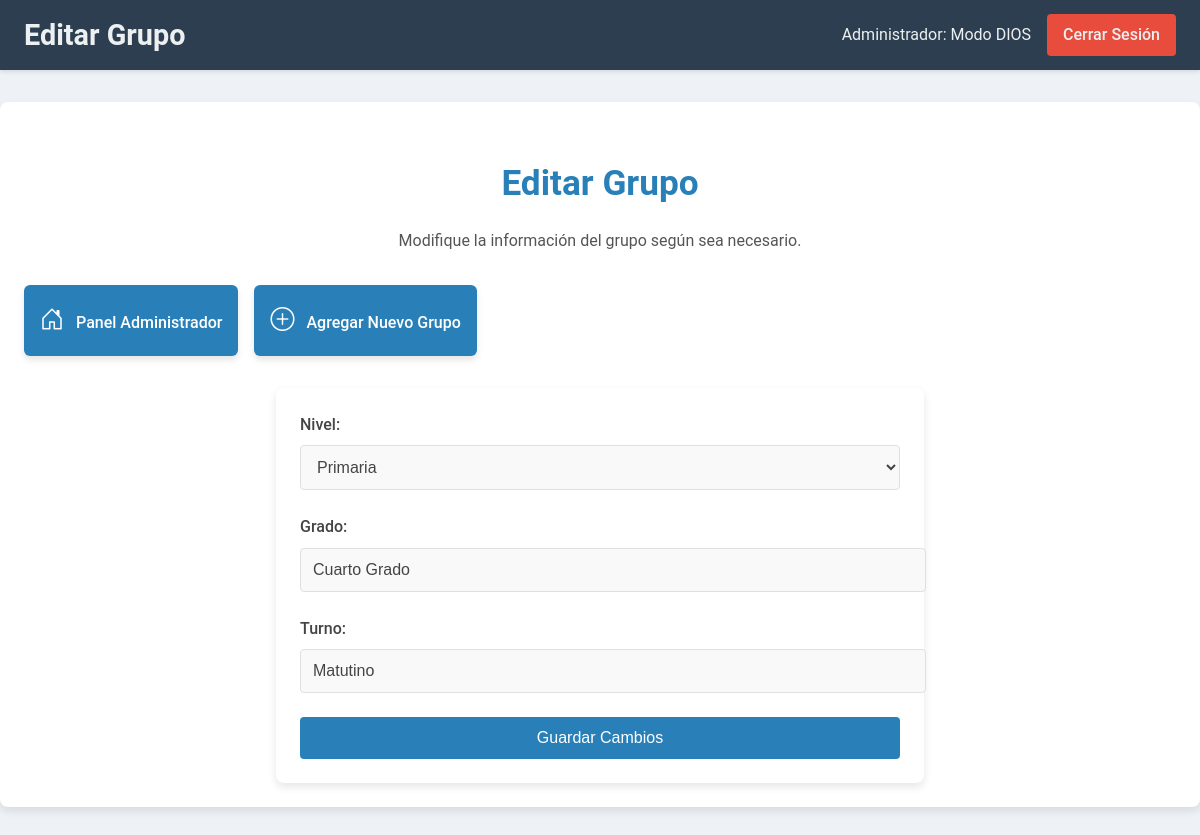
Screenshot of /administrador/editar_grupos.php?id=8 (signed in) with the database file from the repository.
### tables this page shows
CREATE TABLE `grupos` (
  `id_grupo` int(11) NOT NULL,
  `nivel_id` int(11) NOT NULL,
  `grado` varchar(20) NOT NULL,
  `turno` varchar(20) NOT NULL
);

CREATE TABLE `niveles` (
  `nivel_id` int(11) NOT NULL,
  `nivel_nombre` varchar(50) NOT NULL
);

### administrador/editar_grupos.php (the view, shortened to what this page needs)
<?php
require_once '../db.php';
$grupo_id = intval($_GET['id']);
try {
    $sql = "SELECT g.id_grupo, g.nivel_id, g.grado, g.turno, n.nivel_nombre
            FROM grupos g
            JOIN niveles n ON g.nivel_id = n.nivel_id
            WHERE g.id_grupo = :grupo_id";
    $stmt = $pdo->prepare($sql);
    $stmt->bindParam(':grupo_id', $grupo_id, PDO::PARAM_INT);
    $stmt->execute();
    $grupo = $stmt->fetch(PDO::FETCH_ASSOC);
    $niveles_query = "SELECT nivel_id, nivel_nombre FROM niveles";
    $niveles_stmt = $pdo->query($niveles_query);
    $niveles = $niveles_stmt->fetchAll(PDO::FETCH_ASSOC);
} catch (PDOException $e) {
    die("Error de base de datos: " . $e->getMessage());
} catch (Exception $e) {
    die("Error: " . $e->getMessage());
}
?>
<!DOCTYPE html>
<html lang="es">
<head>
    <link rel="stylesheet" href="CSS/editar_grupos.css">
    <link href="https://cdn.jsdelivr.net/npm/bootstrap-icons/font/bootstrap-icons.css" rel="stylesheet">
</head>
<body>
    <header class="navbar">
        <div class="navbar-container">
            <h1>Editar Grupo</h1>
            <div class="navbar-right">
                <span>Administrador: <?php echo htmlspecialchars($_SESSION['nombre']); ?></span>
                <a href="../logout.php" class="logout-button">Cerrar Sesión</a>
            </div>
        </div>
    </header>
    <main class="main-container">
        <section class="welcome-section">
            <h2>Editar Grupo</h2>
            <p>Modifique la información del grupo según sea necesario.</p>
        </section>
        <div class="button-container">
        <a href="administrador_dashboard.php" class="control-button">
            <i class="bi bi-house-door"></i>
            <span>Panel Administrador</span>
        </a>
        <a href="agregar_grupo.php" class="control-button">
            <i class="bi bi-plus-circle"></i>
            <span>Agregar Nuevo Grupo</span>
        </a>
    </div>
        <form action="" method="POST" class="form-container">
            <div class="form-group">
                <label for="nivel_id">Nivel:</label>
                <select name="nivel_id" id="nivel_id" required>
                    <?php foreach ($niveles as $nivel): ?>
                        <option value="<?php echo $nivel['nivel_id']; ?>"
                            <?php echo ($nivel['nivel_id'] == $grupo['nivel_id']) ? 'selected' : ''; ?>>
                            <?php echo htmlspecialchars($nivel['nivel_nombre']); ?>
                        </option>
                    <?php endforeach; ?>
                </select>
            </div>
            <div class="form-group">
                <label for="grado">Grado:</label>
                <input type="text" name="grado" id="grado" value="<?php echo htmlspecialchars($grupo['grado']); ?>" required>
            </div>
            <div class="form-group">
                <label for="turno">Turno:</label>
                <input type="text" name="turno" id="turno" value="<?php echo htmlspecialchars($grupo['turno']); ?>" required>
            </div>
            <button type="submit" class="form-submit">Guardar Cambios</button>
        </form>
    </main>
</body>
</html>

### administrador/CSS/editar_grupos.css (style rules this page uses)
body { margin: 0; padding: 0; font-family: 'Roboto', sans-serif; background-color: #eef2f6; color: #444; line-height: 1.6; }
.navbar { background-color: #2c3e50; color: #ecf0f1; padding: 0.75rem 1.5rem; box-shadow: 0 2px 4px rgba(0, 0, 0, 0.1); position: sticky; top: 0; z-index: 1000; }
.navbar-container { display: flex; justify-content: space-between; align-items: center; max-width: 1200px; margin: 0 auto; }
.navbar h1 { margin: 0; font-size: 1.8rem; font-weight: bold; color: #ecf0f1; }
.navbar-right { display: flex; align-items: center; }
.navbar-right span { margin-right: 1rem; font-size: 1rem; }
.logout-button { text-decoration: none; color: #ecf0f1; background-color: #e74c3c; padding: 0.5rem 1rem; border-radius: 4px; font-weight: 500; border: none; transition: background-color 0.3s ease; cursor: pointer; }
.main-container { max-width: 1200px; margin: 2rem auto; padding: 1.5rem; background-color: #ffffff; border-radius: 8px; box-shadow: 0 4px 8px rgba(0, 0, 0, 0.1); }
.welcome-section { text-align: center; margin-bottom: 2rem; }
.welcome-section h2 { font-size: 2.2rem; margin-bottom: 0.5rem; color: #2980b9; }
.welcome-section p { font-size: 1rem; color: #555; }
.button-container { display: flex; justify-content: flex-start; gap: 1rem; margin-bottom: 2rem; }
.control-button { text-decoration: none; background-color: #2980b9; color: #ffffff; padding: 1rem; text-align: center; border-radius: 6px; box-shadow: 0 4px 6px rgba(0, 0, 0, 0.1); font-size: 1rem; font-weight: 500; transition: transform 0.3s ease, background-color 0.3s ease; }
.control-button i { font-size: 1.5rem; margin-right: 0.5rem; }
.form-container { max-width: 600px; margin: 0 auto; padding: 1.5rem; background-color: #ffffff; border-radius: 8px; box-shadow: 0 4px 8px rgba(0, 0, 0, 0.1); }
.form-group { margin-bottom: 1.5rem; }
.form-group label { display: block; font-size: 1rem; font-weight: 500; margin-bottom: 0.5rem; color: #444; }
.form-group input, .form-group select { width: 100%; padding: 0.75rem; border: 1px solid #e0e0e0; border-radius: 4px; font-size: 1rem; color: #444; background-color: #f9f9f9; transition: border-color 0.3s ease; }
.form-submit { width: 100%; padding: 0.75rem; background-color: #2980b9; color: #ffffff; border: none; border-radius: 4px; font-size: 1rem; font-weight: 500; cursor: pointer; transition: background-color 0.3s ease; }

### rows the page displays
grupos: nivel_id "Primaria", grado "Cuarto Grado", turno "Matutino"

### other values shown
$_SESSION['nombre'] "Modo DIOS"
